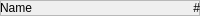
<?xml version="1.0" encoding="UTF-8"?>
<ui version="4.0">
 <class>DrawItem</class>
 <widget class="QFrame" name="DrawItem">
  <property name="geometry">
   <rect>
    <x>0</x>
    <y>0</y>
    <width>200</width>
    <height>16</height>
   </rect>
  </property>
  <property name="windowTitle">
   <string>Frame</string>
  </property>
  <property name="frameShape">
   <enum>QFrame::StyledPanel</enum>
  </property>
  <property name="frameShadow">
   <enum>QFrame::Raised</enum>
  </property>
  <widget class="QLabel" name="name">
   <property name="geometry">
    <rect>
     <x>0</x>
     <y>0</y>
     <width>59</width>
     <height>16</height>
    </rect>
   </property>
   <property name="text">
    <string>Name</string>
   </property>
  </widget>
  <widget class="QLabel" name="amount">
   <property name="geometry">
    <rect>
     <x>180</x>
     <y>0</y>
     <width>20</width>
     <height>16</height>
    </rect>
   </property>
   <property name="text">
    <string>#</string>
   </property>
   <property name="alignment">
    <set>Qt::AlignRight|Qt::AlignTrailing|Qt::AlignVCenter</set>
   </property>
  </widget>
 </widget>
 <resources/>
 <connections/>
</ui>
